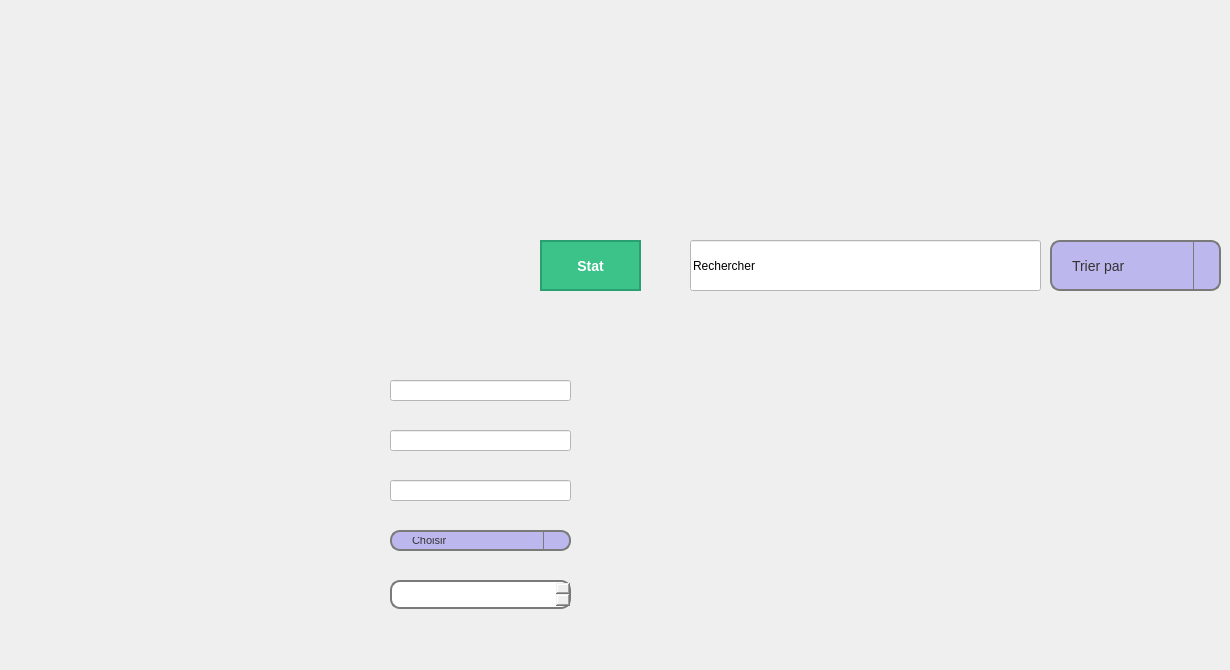
      <widget class="QWidget" name="vehicules">
       <property name="styleSheet">
        <string notr="true">QWidget#vehicules {
    background-image: url(&quot;C:/Users/21658/Desktop/projet2024-2025/mech/vehicules.png&quot;);
    background-position: center;   /* Centrer l'image */
    background-repeat: no-repeat;  /* Ne pas répéter l'image */
    background-size: cover;        /* Adapter l'image à la taille du widget */
background-position: left top; 
}
</string>
       </property>
       <widget class="QPushButton" name="ButtonEmployes2">
        <property name="geometry">
         <rect>
          <x>20</x>
          <y>360</y>
          <width>261</width>
          <height>51</height>
         </rect>
        </property>
        <property name="styleSheet">
         <string notr="true">QPushButton {
    background-color: transparent;            /* Couleur de fond transparente */
    border: 2px solid transparent;            /* Pas de bordure par défaut */
    color: black;                             /* Couleur du texte */
    padding: 10px;                            /* Espacement interne */
    border-radius: 20px;                      /* Coins arrondis */
}

QPushButton:hover {
   background-color: rgba(128, 128, 128, 0.5); /* Gris transparent (50% d'opacité) */
   /* border: 2px solid gray;                     /* Bordure grise au survol */
}

QPushButton:pressed {
    background-color: rgba(169, 169, 169, 255); /* Couleur gris foncé lors du clic */
}
</string>
        </property>
        <property name="text">
         <string/>
        </property>
       </widget>
       <widget class="QPushButton" name="ButtonPage2">
        <property name="geometry">
         <rect>
          <x>20</x>
          <y>300</y>
          <width>261</width>
          <height>51</height>
         </rect>
        </property>
        <property name="styleSheet">
         <string notr="true">QPushButton {
    background-color: transparent;            /* Couleur de fond transparente */
    border: 2px solid transparent;            /* Pas de bordure par défaut */
    color: black;                             /* Couleur du texte */
    padding: 10px;                            /* Espacement interne */
    border-radius: 20px;                      /* Coins arrondis */
}

QPushButton:hover {
   background-color: rgba(128, 128, 128, 0.5); /* Gris transparent (50% d'opacité) */
   /* border: 2px solid gray;                     /* Bordure grise au survol */
}

QPushButton:pressed {
    background-color: rgba(169, 169, 169, 255); /* Couleur gris foncé lors du clic */
}
</string>
        </property>
        <property name="text">
         <string/>
        </property>
       </widget>
       <widget class="QPushButton" name="ButtonApropos2">
        <property name="geometry">
         <rect>
          <x>20</x>
          <y>610</y>
          <width>261</width>
          <height>51</height>
         </rect>
        </property>
        <property name="styleSheet">
         <string notr="true">QPushButton {
    background-color: transparent;            /* Couleur de fond transparente */
    border: 2px solid transparent;            /* Pas de bordure par défaut */
    color: black;                             /* Couleur du texte */
    padding: 10px;                            /* Espacement interne */
    border-radius: 20px;                      /* Coins arrondis */
}

QPushButton:hover {
   background-color: rgba(128, 128, 128, 0.5); /* Gris transparent (50% d'opacité) */
   /* border: 2px solid gray;                     /* Bordure grise au survol */
}

QPushButton:pressed {
    background-color: rgba(169, 169, 169, 255); /* Couleur gris foncé lors du clic */
}
</string>
        </property>
        <property name="text">
         <string/>
        </property>
       </widget>
       <widget class="QPushButton" name="ButtonTrensactions2">
        <property name="geometry">
         <rect>
          <x>20</x>
          <y>550</y>
          <width>261</width>
          <height>51</height>
         </rect>
        </property>
        <property name="styleSheet">
         <string notr="true">QPushButton {
    background-color: transparent;            /* Couleur de fond transparente */
    border: 2px solid transparent;            /* Pas de bordure par défaut */
    color: black;                             /* Couleur du texte */
    padding: 10px;                            /* Espacement interne */
    border-radius: 20px;                      /* Coins arrondis */
}

QPushButton:hover {
   background-color: rgba(128, 128, 128, 0.5); /* Gris transparent (50% d'opacité) */
   /* border: 2px solid gray;                     /* Bordure grise au survol */
}

QPushButton:pressed {
    background-color: rgba(169, 169, 169, 255); /* Couleur gris foncé lors du clic */
}
</string>
        </property>
        <property name="text">
         <string/>
        </property>
       </widget>
       <widget class="QPushButton" name="ButtonVehicules2">
        <property name="geometry">
         <rect>
          <x>20</x>
          <y>420</y>
          <width>261</width>
          <height>51</height>
         </rect>
        </property>
        <property name="styleSheet">
         <string notr="true">QPushButton {
    background-color: transparent;            /* Couleur de fond transparente */
    border: 2px solid transparent;            /* Pas de bordure par défaut */
    color: black;                             /* Couleur du texte */
    padding: 10px;                            /* Espacement interne */
    border-radius: 20px;                      /* Coins arrondis */
}

QPushButton:hover {
   background-color: rgba(128, 128, 128, 0.5); /* Gris transparent (50% d'opacité) */
   /* border: 2px solid gray;                     /* Bordure grise au survol */
}

QPushButton:pressed {
    background-color: rgba(169, 169, 169, 255); /* Couleur gris foncé lors du clic */
}
</string>
        </property>
        <property name="text">
         <string/>
        </property>
       </widget>
       <widget class="QPushButton" name="ButtonMachines2">
        <property name="geometry">
         <rect>
          <x>20</x>
          <y>480</y>
          <width>261</width>
          <height>51</height>
         </rect>
        </property>
        <property name="styleSheet">
         <string notr="true">QPushButton {
    background-color: transparent;            /* Couleur de fond transparente */
    border: 2px solid transparent;            /* Pas de bordure par défaut */
    color: black;                             /* Couleur du texte */
    padding: 10px;                            /* Espacement interne */
    border-radius: 20px;                      /* Coins arrondis */
}

QPushButton:hover {
   background-color: rgba(128, 128, 128, 0.5); /* Gris transparent (50% d'opacité) */
   /* border: 2px solid gray;                     /* Bordure grise au survol */
}

QPushButton:pressed {
    background-color: rgba(169, 169, 169, 255); /* Couleur gris foncé lors du clic */
}
</string>
        </property>
        <property name="text">
         <string/>
        </property>
       </widget>
       <widget class="QLineEdit" name="lineEdit_7">
        <property name="geometry">
         <rect>
          <x>690</x>
          <y>240</y>
          <width>351</width>
          <height>51</height>
         </rect>
        </property>
        <property name="styleSheet">
         <string notr="true">QLineEdit {
	background-color: rgb(255, 255, 255);
    font-family: &quot;OCR A Extended&quot;;  /* Définit la police sur OCR A Extended */
    /*font-size: 14px;                /* Taille de la police (ajustable) */
   /* color: black;                   /* Couleur du texte */
    /*padding: 5px;                   /* Espacement interne */
   /* border: 1px solid gray;         /* Bordure grise */
   /* border-radius: 5px;             /* Coins arrondis */
}
</string>
        </property>
        <property name="text">
         <string>Rechercher</string>
        </property>
       </widget>
       <widget class="QLineEdit" name="lineEdit_20">
        <property name="geometry">
         <rect>
          <x>390</x>
          <y>380</y>
          <width>181</width>
          <height>21</height>
         </rect>
        </property>
        <property name="styleSheet">
         <string notr="true">
background-color: rgb(255, 255, 255);</string>
        </property>
       </widget>
       <widget class="QLineEdit" name="lineEdit_21">
        <property name="geometry">
         <rect>
          <x>390</x>
          <y>430</y>
          <width>181</width>
          <height>21</height>
         </rect>
        </property>
        <property name="styleSheet">
         <string notr="true">
background-color: rgb(255, 255, 255);</string>
        </property>
       </widget>
       <widget class="QLineEdit" name="lineEdit_22">
        <property name="geometry">
         <rect>
          <x>390</x>
          <y>480</y>
          <width>181</width>
          <height>21</height>
         </rect>
        </property>
        <property name="styleSheet">
         <string notr="true">
background-color: rgb(255, 255, 255);</string>
        </property>
       </widget>
       <widget class="QComboBox" name="comboBox_3">
        <property name="geometry">
         <rect>
          <x>390</x>
          <y>530</y>
          <width>181</width>
          <height>21</height>
         </rect>
        </property>
        <property name="styleSheet">
         <string notr="true">QComboBox {
   font-family: 'OCR A Extended', sans-serif; /* Police OCR A Extended */
	background-color: rgb(188, 184, 238);
    border: 2px solid #7a7a7a; /* Bordure */
    border-radius: 10px; /* Coins arrondis */
    padding: 5px 20px; /* Espacement interne */
    color: #333; /* Couleur du texte */
    font-size: 11px; /* Taille de la police */
}

/* Style de la liste déroulante */
QComboBox QAbstractItemView {
    background-color: #ffffff; /* Couleur de fond de la liste */
    border: 1px solid #7a7a7a; /* Bordure de la liste */
    selection-background-color: #0078d7; /* Couleur de fond lors de la sélection */
    selection-color: white; /* Couleur du texte lors de la sélection */
}

/* Style pour le bouton de la liste déroulante */
QComboBox::drop-down {
    subcontrol-origin: padding;
    subcontrol-position: top right;
    width: 25px; /* Largeur du bouton de liste déroulante */
    border-left: 1px solid #7a7a7a; /* Bordure gauche du bouton */
}

/* Style pour la flèche du bouton de liste déroulante */
QComboBox::down-arrow {
    image: url(arrow.png); /* Remplace par le chemin de ton image de flèche */
    width: 10px; /* Largeur de la flèche */
    height: 10px; /* Hauteur de la flèche */
}

/* Effet au survol */
QComboBox:hover {
    border: 2px solid #0056b3; /* Couleur de bordure au survol */
}

QComboBox:focus {
    border: 2px solid #0078d7; /* Couleur de bordure lors du focus */
}
QComboBox::down-arrow {
    color: #333; /* Couleur de la flèche */
    width: 10px; /* Largeur de la flèche */
    height: 10px; /* Hauteur de la flèche */
}</string>
        </property>
        <item>
         <property name="text">
          <string>Choisir</string>
         </property>
        </item>
       </widget>
       <widget class="QDateEdit" name="dateEdit_2">
        <property name="geometry">
         <rect>
          <x>390</x>
          <y>580</y>
          <width>181</width>
          <height>29</height>
         </rect>
        </property>
        <property name="styleSheet">
         <string notr="true">QDateEdit {
  
    border: 2px solid #7a7a7a; /* Bordure */
    border-radius: 10px; /* Coins arrondis */
    padding: 5px 10px; /* Espacement interne */
    color: white; /* Couleur du texte */
    font-family: 'OCR A Extended', sans-serif; /* Police OCR A Extended */
    font-size: 14px; /* Taille de la police */
}

/* Style pour le bouton de sélection de date */
QDateEdit::drop-down {
    subcontrol-origin: padding;
    subcontrol-position: top right;
    width: 25px; /* Largeur du bouton de liste déroulante */
    border-left: 1px solid #7a7a7a; /* Bordure gauche du bouton */
}

/* Style pour la flèche du bouton de sélection de date */
QDateEdit::down-arrow {
    image: url(arrow.png); /* Remplace par le chemin de ton image de flèche */
    width: 10px; /* Largeur de la flèche */
    height: 10px; /* Hauteur de la flèche */
}

/* Effet au survol */
QDateEdit:hover {
    border: 2px solid #0056b3; /* Couleur de bordure au survol */
}

QDateEdit:focus {
    border: 2px solid #0078d7; /* Couleur de bordure lors du focus */
}
</string>
        </property>
       </widget>
       <widget class="QComboBox" name="comboBox_8">
        <property name="geometry">
         <rect>
          <x>1050</x>
          <y>240</y>
          <width>171</width>
          <height>51</height>
         </rect>
        </property>
        <property name="styleSheet">
         <string notr="true">QComboBox {
   font-family: 'OCR A Extended', sans-serif; /* Police OCR A Extended */
	background-color: rgb(188, 184, 238);
    border: 2px solid #7a7a7a; /* Bordure */
    border-radius: 10px; /* Coins arrondis */
    padding: 5px 20px; /* Espacement interne */
    color: #333; /* Couleur du texte */
    font-size: 14px; /* Taille de la police */
}

/* Style de la liste déroulante */
QComboBox QAbstractItemView {
    background-color: #ffffff; /* Couleur de fond de la liste */
    border: 1px solid #7a7a7a; /* Bordure de la liste */
    selection-background-color: #0078d7; /* Couleur de fond lors de la sélection */
    selection-color: white; /* Couleur du texte lors de la sélection */
}

/* Style pour le bouton de la liste déroulante */
QComboBox::drop-down {
    subcontrol-origin: padding;
    subcontrol-position: top right;
    width: 25px; /* Largeur du bouton de liste déroulante */
    border-left: 1px solid #7a7a7a; /* Bordure gauche du bouton */
}

/* Style pour la flèche du bouton de liste déroulante */
QComboBox::down-arrow {
    image: url(arrow.png); /* Remplace par le chemin de ton image de flèche */
    width: 10px; /* Largeur de la flèche */
    height: 10px; /* Hauteur de la flèche */
}

/* Effet au survol */
QComboBox:hover {
    border: 2px solid #0056b3; /* Couleur de bordure au survol */
}

QComboBox:focus {
    border: 2px solid #0078d7; /* Couleur de bordure lors du focus */
}
QComboBox::down-arrow {
    color: #333; /* Couleur de la flèche */
    width: 10px; /* Largeur de la flèche */
    height: 10px; /* Hauteur de la flèche */
}</string>
        </property>
        <item>
         <property name="text">
          <string>Trier par</string>
         </property>
        </item>
       </widget>
       <widget class="QPushButton" name="stat2">
        <property name="geometry">
         <rect>
          <x>540</x>
          <y>240</y>
          <width>101</width>
          <height>51</height>
         </rect>
        </property>
        <property name="styleSheet">
         <string notr="true">QPushButton {
    background-color: #3CC38A; /* Couleur de fond verte */
    color: white; /* Couleur du texte en blanc */
    /*border-radius: 10px; /* Bords arrondis */
    padding: 10px 20px; /* Espacement interne */
   font-family: 'OCR A Extended', sans-serif; /* Police OCR A Extended */
    font-size: 14px; /* Taille du texte */
    font-weight: bold; /* Texte en gras */
    border: 2px solid #2A9F71; /* Bordure plus foncée */
}

QPushButton:hover {
    background-color: #2A9F71; /* Couleur de fond plus foncée au survol */
}

QPushButton:pressed {
    background-color: #218F64; /* Couleur de fond plus foncée lorsqu'on clique */
    border: 2px solid #1E7D5A; /* Bordure plus foncée lorsqu'on clique */
}</string>
        </property>
        <property name="text">
         <string>Stat</string>
        </property>
       </widget>
      </widget>
